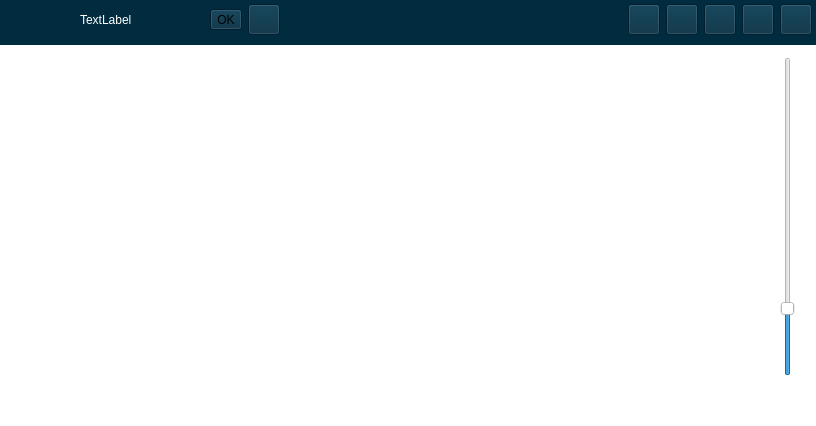
<?xml version="1.0" encoding="UTF-8"?>
<ui version="4.0">
 <class>MainWindow</class>
 <widget class="QMainWindow" name="MainWindow">
  <property name="geometry">
   <rect>
    <x>0</x>
    <y>0</y>
    <width>816</width>
    <height>426</height>
   </rect>
  </property>
  <property name="sizePolicy">
   <sizepolicy hsizetype="Minimum" vsizetype="Fixed">
    <horstretch>0</horstretch>
    <verstretch>0</verstretch>
   </sizepolicy>
  </property>
  <property name="baseSize">
   <size>
    <width>800</width>
    <height>600</height>
   </size>
  </property>
  <property name="windowTitle">
   <string>Virtual Turing Machine</string>
  </property>
  <property name="styleSheet">
   <string notr="true"/>
  </property>
  <property name="documentMode">
   <bool>false</bool>
  </property>
  <widget class="QWidget" name="centralWidget">
   <property name="sizePolicy">
    <sizepolicy hsizetype="Ignored" vsizetype="Ignored">
     <horstretch>0</horstretch>
     <verstretch>0</verstretch>
    </sizepolicy>
   </property>
   <property name="styleSheet">
    <string notr="true">background:#012C40</string>
   </property>
   <layout class="QVBoxLayout" name="verticalLayout">
    <property name="leftMargin">
     <number>0</number>
    </property>
    <property name="topMargin">
     <number>0</number>
    </property>
    <property name="rightMargin">
     <number>0</number>
    </property>
    <property name="bottomMargin">
     <number>0</number>
    </property>
    <item>
     <widget class="QFrame" name="frame_header">
      <property name="sizePolicy">
       <sizepolicy hsizetype="Expanding" vsizetype="Maximum">
        <horstretch>0</horstretch>
        <verstretch>0</verstretch>
       </sizepolicy>
      </property>
      <property name="autoFillBackground">
       <bool>false</bool>
      </property>
      <property name="styleSheet">
       <string notr="true"/>
      </property>
      <property name="frameShape">
       <enum>QFrame::NoFrame</enum>
      </property>
      <property name="frameShadow">
       <enum>QFrame::Plain</enum>
      </property>
      <layout class="QHBoxLayout" name="horizontalLayout_2">
       <property name="spacing">
        <number>-1</number>
       </property>
       <property name="leftMargin">
        <number>4</number>
       </property>
       <property name="topMargin">
        <number>4</number>
       </property>
       <property name="rightMargin">
        <number>4</number>
       </property>
       <property name="bottomMargin">
        <number>4</number>
       </property>
       <item>
        <widget class="QToolButton" name="button_back">
         <property name="sizePolicy">
          <sizepolicy hsizetype="Maximum" vsizetype="Maximum">
           <horstretch>0</horstretch>
           <verstretch>0</verstretch>
          </sizepolicy>
         </property>
         <property name="autoFillBackground">
          <bool>false</bool>
         </property>
         <property name="styleSheet">
          <string notr="true">background:#012C40</string>
         </property>
         <property name="text">
          <string/>
         </property>
         <property name="icon">
          <iconset resource="resources.qrc">
           <normaloff>:/Files/images/toolbars/main/undo.gif</normaloff>:/Files/images/toolbars/main/undo.gif</iconset>
         </property>
         <property name="iconSize">
          <size>
           <width>24</width>
           <height>24</height>
          </size>
         </property>
         <property name="toolButtonStyle">
          <enum>Qt::ToolButtonIconOnly</enum>
         </property>
         <property name="autoRaise">
          <bool>true</bool>
         </property>
        </widget>
       </item>
       <item>
        <widget class="QToolButton" name="button_debug_back">
         <property name="styleSheet">
          <string notr="true">background:#012C40</string>
         </property>
         <property name="text">
          <string/>
         </property>
         <property name="icon">
          <iconset resource="resources.qrc">
           <normaloff>:/images/toolbars/debug/undo.png</normaloff>:/images/toolbars/debug/undo.png</iconset>
         </property>
         <property name="iconSize">
          <size>
           <width>24</width>
           <height>24</height>
          </size>
         </property>
         <property name="toolButtonStyle">
          <enum>Qt::ToolButtonIconOnly</enum>
         </property>
         <property name="autoRaise">
          <bool>true</bool>
         </property>
         <property name="name" stdset="0">
          <string>button_back</string>
         </property>
        </widget>
       </item>
       <item>
        <widget class="QWidget" name="widgetLabel" native="true">
         <property name="sizePolicy">
          <sizepolicy hsizetype="Expanding" vsizetype="Preferred">
           <horstretch>0</horstretch>
           <verstretch>0</verstretch>
          </sizepolicy>
         </property>
         <layout class="QHBoxLayout" name="horizontalLayout">
          <property name="leftMargin">
           <number>0</number>
          </property>
          <property name="topMargin">
           <number>0</number>
          </property>
          <property name="rightMargin">
           <number>0</number>
          </property>
          <property name="bottomMargin">
           <number>0</number>
          </property>
          <item>
           <widget class="QLabel" name="label">
            <property name="autoFillBackground">
             <bool>false</bool>
            </property>
            <property name="styleSheet">
             <string notr="true">background:transparent;color:white</string>
            </property>
            <property name="text">
             <string>TextLabel</string>
            </property>
           </widget>
          </item>
         </layout>
        </widget>
       </item>
       <item>
        <widget class="QToolButton" name="button_ok">
         <property name="styleSheet">
          <string notr="true">background:#012C40</string>
         </property>
         <property name="text">
          <string>OK</string>
         </property>
         <property name="icon">
          <iconset resource="resources.qrc">
           <normaloff>:/Files/images/ok.png</normaloff>:/Files/images/ok.png</iconset>
         </property>
         <property name="iconSize">
          <size>
           <width>24</width>
           <height>24</height>
          </size>
         </property>
         <property name="toolButtonStyle">
          <enum>Qt::ToolButtonIconOnly</enum>
         </property>
         <property name="name" stdset="0">
          <string>button_ok</string>
         </property>
        </widget>
       </item>
       <item>
        <widget class="QToolButton" name="button_cancel">
         <property name="styleSheet">
          <string notr="true">background:#012C40</string>
         </property>
         <property name="text">
          <string/>
         </property>
         <property name="icon">
          <iconset resource="resources.qrc">
           <normaloff>:/Files/images/cancel.png</normaloff>:/Files/images/cancel.png</iconset>
         </property>
         <property name="iconSize">
          <size>
           <width>24</width>
           <height>24</height>
          </size>
         </property>
         <property name="toolButtonStyle">
          <enum>Qt::ToolButtonIconOnly</enum>
         </property>
         <property name="name" stdset="0">
          <string>button_cancel</string>
         </property>
        </widget>
       </item>
       <item>
        <widget class="QToolButton" name="button_4th">
         <property name="styleSheet">
          <string notr="true">background:#012C40</string>
         </property>
         <property name="text">
          <string/>
         </property>
         <property name="icon">
          <iconset resource="resources.qrc">
           <normaloff>:/Files/images/toolbars/tools/e4.png</normaloff>:/Files/images/toolbars/tools/e4.png</iconset>
         </property>
         <property name="iconSize">
          <size>
           <width>24</width>
           <height>24</height>
          </size>
         </property>
         <property name="autoRaise">
          <bool>true</bool>
         </property>
         <property name="name" stdset="0">
          <string>button_4th</string>
         </property>
        </widget>
       </item>
       <item>
        <widget class="QToolButton" name="button_new_project">
         <property name="autoFillBackground">
          <bool>false</bool>
         </property>
         <property name="styleSheet">
          <string notr="true">background:#012C40</string>
         </property>
         <property name="text">
          <string/>
         </property>
         <property name="icon">
          <iconset>
           <normaloff>:/Files/images/toolbars/main/icon_new.gif</normaloff>:/Files/images/toolbars/main/icon_new.gif</iconset>
         </property>
         <property name="iconSize">
          <size>
           <width>24</width>
           <height>24</height>
          </size>
         </property>
         <property name="toolButtonStyle">
          <enum>Qt::ToolButtonIconOnly</enum>
         </property>
         <property name="autoRaise">
          <bool>true</bool>
         </property>
         <property name="name" stdset="0">
          <string>button_new_project</string>
         </property>
        </widget>
       </item>
       <item>
        <widget class="QToolButton" name="button_open_project">
         <property name="autoFillBackground">
          <bool>false</bool>
         </property>
         <property name="styleSheet">
          <string notr="true">background:#012C40</string>
         </property>
         <property name="text">
          <string/>
         </property>
         <property name="icon">
          <iconset>
           <normaloff>:/Files/images/toolbars/main/icon_open.gif</normaloff>:/Files/images/toolbars/main/icon_open.gif</iconset>
         </property>
         <property name="iconSize">
          <size>
           <width>24</width>
           <height>24</height>
          </size>
         </property>
         <property name="toolButtonStyle">
          <enum>Qt::ToolButtonIconOnly</enum>
         </property>
         <property name="autoRaise">
          <bool>true</bool>
         </property>
         <property name="name" stdset="0">
          <string>button_open_project</string>
         </property>
        </widget>
       </item>
       <item>
        <widget class="QToolButton" name="button_new_machine">
         <property name="autoFillBackground">
          <bool>false</bool>
         </property>
         <property name="styleSheet">
          <string notr="true">background:#012C40</string>
         </property>
         <property name="text">
          <string/>
         </property>
         <property name="icon">
          <iconset resource="resources.qrc">
           <normaloff>:/Files/images/toolbars/main/icon_new_machine.gif</normaloff>:/Files/images/toolbars/main/icon_new_machine.gif</iconset>
         </property>
         <property name="iconSize">
          <size>
           <width>24</width>
           <height>24</height>
          </size>
         </property>
         <property name="toolButtonStyle">
          <enum>Qt::ToolButtonIconOnly</enum>
         </property>
         <property name="autoRaise">
          <bool>true</bool>
         </property>
         <property name="name" stdset="0">
          <string>button_new_machine</string>
         </property>
        </widget>
       </item>
       <item>
        <widget class="QToolButton" name="button_open_machine">
         <property name="autoFillBackground">
          <bool>false</bool>
         </property>
         <property name="styleSheet">
          <string notr="true">background:#012C40</string>
         </property>
         <property name="text">
          <string/>
         </property>
         <property name="icon">
          <iconset resource="resources.qrc">
           <normaloff>:/Files/images/toolbars/main/icon_open_machine.gif</normaloff>:/Files/images/toolbars/main/icon_open_machine.gif</iconset>
         </property>
         <property name="iconSize">
          <size>
           <width>24</width>
           <height>24</height>
          </size>
         </property>
         <property name="toolButtonStyle">
          <enum>Qt::ToolButtonIconOnly</enum>
         </property>
         <property name="autoRaise">
          <bool>true</bool>
         </property>
         <property name="name" stdset="0">
          <string>button_open_machine</string>
         </property>
        </widget>
       </item>
       <item>
        <widget class="QToolButton" name="button_save">
         <property name="autoFillBackground">
          <bool>false</bool>
         </property>
         <property name="styleSheet">
          <string notr="true">background:#012C40</string>
         </property>
         <property name="text">
          <string/>
         </property>
         <property name="icon">
          <iconset resource="resources.qrc">
           <normaloff>:/Files/images/toolbars/main/icon_save.gif</normaloff>:/Files/images/toolbars/main/icon_save.gif</iconset>
         </property>
         <property name="iconSize">
          <size>
           <width>24</width>
           <height>24</height>
          </size>
         </property>
         <property name="toolButtonStyle">
          <enum>Qt::ToolButtonIconOnly</enum>
         </property>
         <property name="autoRaise">
          <bool>true</bool>
         </property>
         <property name="name" stdset="0">
          <string>button_save</string>
         </property>
        </widget>
       </item>
       <item>
        <widget class="QToolButton" name="button_export">
         <property name="autoFillBackground">
          <bool>false</bool>
         </property>
         <property name="styleSheet">
          <string notr="true">background:#012C40</string>
         </property>
         <property name="text">
          <string/>
         </property>
         <property name="icon">
          <iconset resource="resources.qrc">
           <normaloff>:/Files/images/toolbars/main/icon_export.png</normaloff>:/Files/images/toolbars/main/icon_export.png</iconset>
         </property>
         <property name="iconSize">
          <size>
           <width>24</width>
           <height>24</height>
          </size>
         </property>
         <property name="toolButtonStyle">
          <enum>Qt::ToolButtonIconOnly</enum>
         </property>
         <property name="autoRaise">
          <bool>true</bool>
         </property>
         <property name="name" stdset="0">
          <string>button_export</string>
         </property>
        </widget>
       </item>
       <item>
        <widget class="QToolButton" name="button_run">
         <property name="autoFillBackground">
          <bool>false</bool>
         </property>
         <property name="styleSheet">
          <string notr="true">background:#012C40</string>
         </property>
         <property name="text">
          <string/>
         </property>
         <property name="icon">
          <iconset resource="resources.qrc">
           <normaloff>:/Files/images/toolbars/main/icon_run.gif</normaloff>:/Files/images/toolbars/main/icon_run.gif</iconset>
         </property>
         <property name="iconSize">
          <size>
           <width>24</width>
           <height>24</height>
          </size>
         </property>
         <property name="toolButtonStyle">
          <enum>Qt::ToolButtonIconOnly</enum>
         </property>
         <property name="autoRaise">
          <bool>true</bool>
         </property>
         <property name="name" stdset="0">
          <string>button_run</string>
         </property>
        </widget>
       </item>
       <item>
        <widget class="QToolButton" name="button_configure">
         <property name="autoFillBackground">
          <bool>false</bool>
         </property>
         <property name="styleSheet">
          <string notr="true">background:#012C40</string>
         </property>
         <property name="text">
          <string/>
         </property>
         <property name="icon">
          <iconset resource="resources.qrc">
           <normaloff>:/Files/images/toolbars/main/icon_configure.gif</normaloff>:/Files/images/toolbars/main/icon_configure.gif</iconset>
         </property>
         <property name="iconSize">
          <size>
           <width>24</width>
           <height>24</height>
          </size>
         </property>
         <property name="toolButtonStyle">
          <enum>Qt::ToolButtonIconOnly</enum>
         </property>
         <property name="autoRaise">
          <bool>true</bool>
         </property>
         <property name="name" stdset="0">
          <string>button_configure</string>
         </property>
        </widget>
       </item>
       <item>
        <widget class="QToolButton" name="button_debug_run">
         <property name="styleSheet">
          <string notr="true">background:#012C40</string>
         </property>
         <property name="text">
          <string/>
         </property>
         <property name="icon">
          <iconset resource="resources.qrc">
           <normaloff>:/Files/images/toolbars/debug/run.gif</normaloff>:/Files/images/toolbars/debug/run.gif</iconset>
         </property>
         <property name="iconSize">
          <size>
           <width>24</width>
           <height>24</height>
          </size>
         </property>
         <property name="toolButtonStyle">
          <enum>Qt::ToolButtonIconOnly</enum>
         </property>
         <property name="name" stdset="0">
          <string>button_debug_run</string>
         </property>
        </widget>
       </item>
       <item>
        <widget class="QToolButton" name="button_debug_pause">
         <property name="styleSheet">
          <string notr="true">background:#012C40</string>
         </property>
         <property name="text">
          <string/>
         </property>
         <property name="icon">
          <iconset resource="resources.qrc">
           <normaloff>:/Files/images/toolbars/debug/pause.gif</normaloff>:/Files/images/toolbars/debug/pause.gif</iconset>
         </property>
         <property name="iconSize">
          <size>
           <width>24</width>
           <height>24</height>
          </size>
         </property>
         <property name="toolButtonStyle">
          <enum>Qt::ToolButtonIconOnly</enum>
         </property>
         <property name="name" stdset="0">
          <string>button_debug_pause</string>
         </property>
        </widget>
       </item>
       <item>
        <widget class="QToolButton" name="button_debug_stop">
         <property name="styleSheet">
          <string notr="true">background:#012C40</string>
         </property>
         <property name="text">
          <string/>
         </property>
         <property name="icon">
          <iconset resource="resources.qrc">
           <normaloff>:/Files/images/toolbars/debug/stop.gif</normaloff>:/Files/images/toolbars/debug/stop.gif</iconset>
         </property>
         <property name="iconSize">
          <size>
           <width>24</width>
           <height>24</height>
          </size>
         </property>
         <property name="toolButtonStyle">
          <enum>Qt::ToolButtonIconOnly</enum>
         </property>
         <property name="name" stdset="0">
          <string>button_debug_stop</string>
         </property>
        </widget>
       </item>
       <item>
        <widget class="QToolButton" name="button_debug_over">
         <property name="styleSheet">
          <string notr="true">background:#012C40</string>
         </property>
         <property name="text">
          <string/>
         </property>
         <property name="icon">
          <iconset resource="resources.qrc">
           <normaloff>:/Files/images/toolbars/debug/step_over.gif</normaloff>:/Files/images/toolbars/debug/step_over.gif</iconset>
         </property>
         <property name="iconSize">
          <size>
           <width>24</width>
           <height>24</height>
          </size>
         </property>
         <property name="toolButtonStyle">
          <enum>Qt::ToolButtonIconOnly</enum>
         </property>
         <property name="name" stdset="0">
          <string>button_debug_over</string>
         </property>
        </widget>
       </item>
       <item>
        <widget class="QToolButton" name="button_debug_step">
         <property name="styleSheet">
          <string notr="true">background:#012C40</string>
         </property>
         <property name="text">
          <string/>
         </property>
         <property name="icon">
          <iconset resource="resources.qrc">
           <normaloff>:/Files/images/toolbars/debug/step.gif</normaloff>:/Files/images/toolbars/debug/step.gif</iconset>
         </property>
         <property name="iconSize">
          <size>
           <width>24</width>
           <height>24</height>
          </size>
         </property>
         <property name="toolButtonStyle">
          <enum>Qt::ToolButtonIconOnly</enum>
         </property>
         <property name="name" stdset="0">
          <string>button_debug_step</string>
         </property>
        </widget>
       </item>
      </layout>
     </widget>
    </item>
    <item>
     <widget class="QFrame" name="frame">
      <property name="sizePolicy">
       <sizepolicy hsizetype="Expanding" vsizetype="Expanding">
        <horstretch>0</horstretch>
        <verstretch>0</verstretch>
       </sizepolicy>
      </property>
      <property name="styleSheet">
       <string notr="true">background:white</string>
      </property>
      <property name="frameShape">
       <enum>QFrame::NoFrame</enum>
      </property>
      <property name="frameShadow">
       <enum>QFrame::Raised</enum>
      </property>
      <layout class="QHBoxLayout" name="horizontalLayout_3">
       <property name="leftMargin">
        <number>0</number>
       </property>
       <property name="topMargin">
        <number>0</number>
       </property>
       <property name="rightMargin">
        <number>0</number>
       </property>
       <property name="bottomMargin">
        <number>0</number>
       </property>
       <item>
        <widget class="QWidget" name="widget_container" native="true">
         <property name="sizePolicy">
          <sizepolicy hsizetype="Expanding" vsizetype="Expanding">
           <horstretch>0</horstretch>
           <verstretch>0</verstretch>
          </sizepolicy>
         </property>
         <property name="maximumSize">
          <size>
           <width>16777215</width>
           <height>16777215</height>
          </size>
         </property>
         <property name="autoFillBackground">
          <bool>false</bool>
         </property>
         <property name="styleSheet">
          <string notr="true"/>
         </property>
        </widget>
       </item>
       <item>
        <widget class="QFrame" name="frame_zoom">
         <property name="sizePolicy">
          <sizepolicy hsizetype="Minimum" vsizetype="Expanding">
           <horstretch>0</horstretch>
           <verstretch>0</verstretch>
          </sizepolicy>
         </property>
         <property name="minimumSize">
          <size>
           <width>0</width>
           <height>20</height>
          </size>
         </property>
         <property name="frameShape">
          <enum>QFrame::NoFrame</enum>
         </property>
         <property name="frameShadow">
          <enum>QFrame::Plain</enum>
         </property>
         <layout class="QVBoxLayout" name="verticalLayout_2">
          <property name="leftMargin">
           <number>12</number>
          </property>
          <property name="topMargin">
           <number>12</number>
          </property>
          <property name="rightMargin">
           <number>12</number>
          </property>
          <property name="bottomMargin">
           <number>12</number>
          </property>
          <item>
           <widget class="QSlider" name="slider_zoom">
            <property name="sizePolicy">
             <sizepolicy hsizetype="Minimum" vsizetype="Expanding">
              <horstretch>0</horstretch>
              <verstretch>0</verstretch>
             </sizepolicy>
            </property>
            <property name="minimumSize">
             <size>
              <width>0</width>
              <height>0</height>
             </size>
            </property>
            <property name="minimum">
             <number>1</number>
            </property>
            <property name="maximum">
             <number>500</number>
            </property>
            <property name="value">
             <number>100</number>
            </property>
            <property name="orientation">
             <enum>Qt::Vertical</enum>
            </property>
           </widget>
          </item>
          <item>
           <widget class="QLabel" name="label_2">
            <property name="sizePolicy">
             <sizepolicy hsizetype="Maximum" vsizetype="Maximum">
              <horstretch>0</horstretch>
              <verstretch>0</verstretch>
             </sizepolicy>
            </property>
            <property name="minimumSize">
             <size>
              <width>32</width>
              <height>32</height>
             </size>
            </property>
            <property name="maximumSize">
             <size>
              <width>32</width>
              <height>32</height>
             </size>
            </property>
            <property name="text">
             <string/>
            </property>
            <property name="pixmap">
             <pixmap resource="resources.qrc">:/Files/images/zoom.png</pixmap>
            </property>
            <property name="scaledContents">
             <bool>true</bool>
            </property>
           </widget>
          </item>
         </layout>
        </widget>
       </item>
      </layout>
     </widget>
    </item>
   </layout>
  </widget>
 </widget>
 <layoutdefault spacing="6" margin="11"/>
 <resources>
  <include location="resources.qrc"/>
 </resources>
 <connections/>
</ui>
